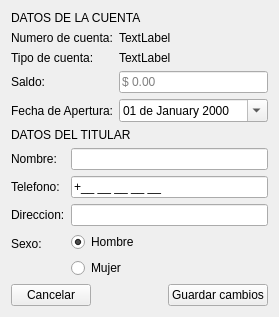
      <widget class="QWidget" name="editarPage">
       <layout class="QVBoxLayout" name="verticalLayout_12">
        <item>
         <layout class="QVBoxLayout" name="verticalLayout_10">
          <item>
           <widget class="QLabel" name="label_28">
            <property name="text">
             <string>DATOS DE LA CUENTA</string>
            </property>
           </widget>
          </item>
          <item>
           <layout class="QFormLayout" name="formLayout_5">
            <property name="labelAlignment">
             <set>Qt::AlignLeading|Qt::AlignLeft|Qt::AlignVCenter</set>
            </property>
            <property name="formAlignment">
             <set>Qt::AlignLeading|Qt::AlignLeft|Qt::AlignTop</set>
            </property>
            <item row="0" column="0">
             <widget class="QLabel" name="label_29">
              <property name="text">
               <string>Numero de cuenta:</string>
              </property>
             </widget>
            </item>
            <item row="0" column="1">
             <widget class="QLabel" name="numeroEdicion">
              <property name="text">
               <string>TextLabel</string>
              </property>
             </widget>
            </item>
            <item row="1" column="0">
             <widget class="QLabel" name="label_15">
              <property name="text">
               <string>Tipo de cuenta:</string>
              </property>
             </widget>
            </item>
            <item row="1" column="1">
             <widget class="QLabel" name="tipoEdicion">
              <property name="text">
               <string>TextLabel</string>
              </property>
             </widget>
            </item>
            <item row="2" column="0">
             <widget class="QLabel" name="saldoLabelEdit">
              <property name="text">
               <string>Saldo:</string>
              </property>
             </widget>
            </item>
            <item row="2" column="1">
             <widget class="QLineEdit" name="saldoEdicion">
              <property name="statusTip">
               <string/>
              </property>
              <property name="inputMethodHints">
               <set>Qt::ImhNone</set>
              </property>
              <property name="inputMask">
               <string/>
              </property>
              <property name="maxLength">
               <number>10</number>
              </property>
              <property name="placeholderText">
               <string>$ 0.00</string>
              </property>
             </widget>
            </item>
            <item row="3" column="0">
             <widget class="QLabel" name="label_31">
              <property name="text">
               <string>Fecha de Apertura:</string>
              </property>
             </widget>
            </item>
            <item row="3" column="1">
             <widget class="QDateEdit" name="fechaEdicion">
              <property name="displayFormat">
               <string>dd 'de' MMMM yyyy</string>
              </property>
              <property name="calendarPopup">
               <bool>true</bool>
              </property>
             </widget>
            </item>
           </layout>
          </item>
         </layout>
        </item>
        <item>
         <layout class="QVBoxLayout" name="verticalLayout_11">
          <item>
           <widget class="QLabel" name="label_32">
            <property name="text">
             <string>DATOS DEL TITULAR</string>
            </property>
           </widget>
          </item>
          <item>
           <layout class="QFormLayout" name="formLayout_4">
            <property name="labelAlignment">
             <set>Qt::AlignLeading|Qt::AlignLeft|Qt::AlignVCenter</set>
            </property>
            <property name="formAlignment">
             <set>Qt::AlignLeading|Qt::AlignLeft|Qt::AlignTop</set>
            </property>
            <item row="0" column="0">
             <widget class="QLabel" name="label_33">
              <property name="text">
               <string>Nombre:</string>
              </property>
             </widget>
            </item>
            <item row="0" column="1">
             <widget class="QLineEdit" name="nombreEdicion"/>
            </item>
            <item row="1" column="0">
             <widget class="QLabel" name="label_34">
              <property name="text">
               <string>Telefono:</string>
              </property>
             </widget>
            </item>
            <item row="1" column="1">
             <widget class="QLineEdit" name="telefonoEdicion">
              <property name="inputMask">
               <string>+99 99 99 99 99;_</string>
              </property>
             </widget>
            </item>
            <item row="2" column="0">
             <widget class="QLabel" name="label_35">
              <property name="text">
               <string>Direccion:</string>
              </property>
             </widget>
            </item>
            <item row="2" column="1">
             <widget class="QLineEdit" name="direccionEdicion"/>
            </item>
            <item row="3" column="0">
             <widget class="QLabel" name="label_36">
              <property name="text">
               <string>Sexo:</string>
              </property>
             </widget>
            </item>
            <item row="3" column="1">
             <layout class="QVBoxLayout" name="sexoLayout_2">
              <item>
               <widget class="QRadioButton" name="hombreEdicion">
                <property name="text">
                 <string>Hombre</string>
                </property>
                <property name="checked">
                 <bool>true</bool>
                </property>
               </widget>
              </item>
              <item>
               <widget class="QRadioButton" name="mujerEdicion">
                <property name="text">
                 <string>Mujer</string>
                </property>
               </widget>
              </item>
             </layout>
            </item>
           </layout>
          </item>
         </layout>
        </item>
        <item>
         <layout class="QHBoxLayout" name="horizontalLayout_14">
          <item>
           <widget class="QPushButton" name="cancelarEdicionButton">
            <property name="text">
             <string>Cancelar</string>
            </property>
           </widget>
          </item>
          <item>
           <spacer name="horizontalSpacer_9">
            <property name="orientation">
             <enum>Qt::Horizontal</enum>
            </property>
            <property name="sizeHint" stdset="0">
             <size>
              <width>40</width>
              <height>20</height>
             </size>
            </property>
           </spacer>
          </item>
          <item>
           <widget class="QPushButton" name="guardarCambiosButton">
            <property name="text">
             <string>Guardar cambios</string>
            </property>
           </widget>
          </item>
         </layout>
        </item>
       </layout>
      </widget>
